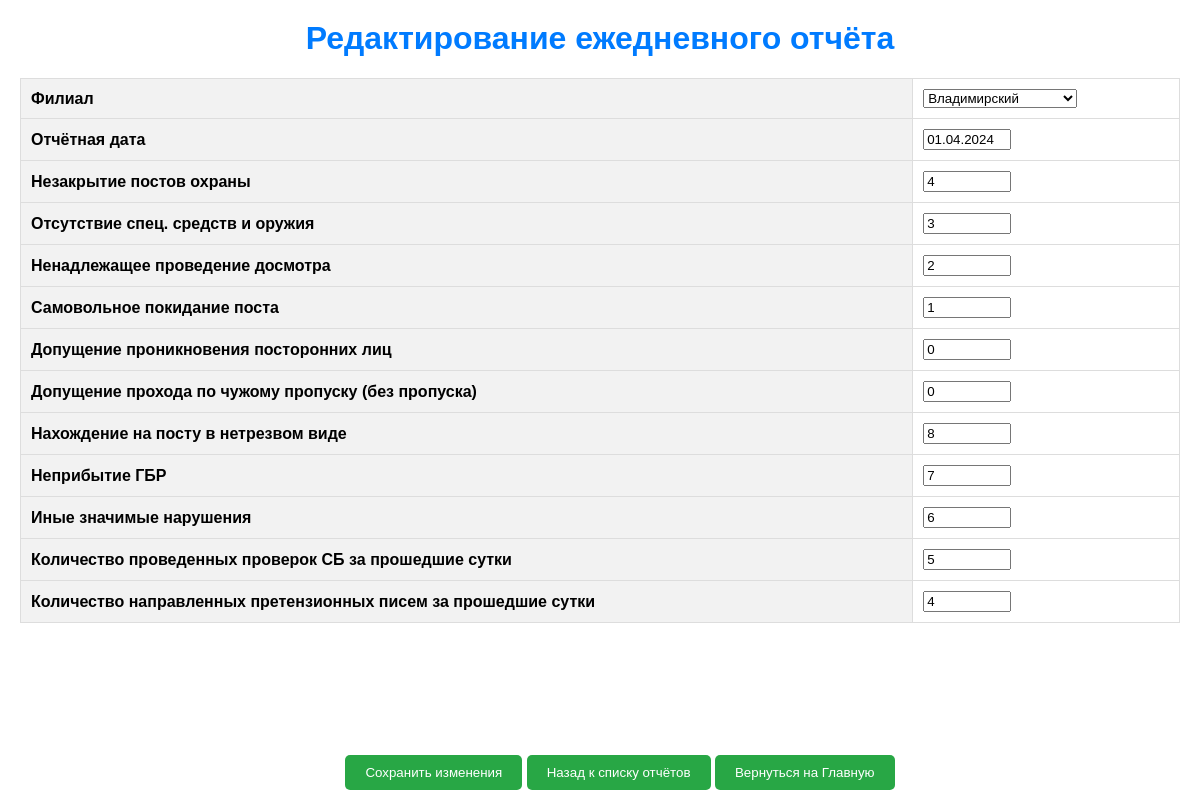
Page /daily/edit_daily_report/9 (signed in) on the committed database.
### daily/models.py (models this page shows, shortened)
class DailyReport(models.Model):
    created_at = models.DateTimeField('Время создания', auto_now_add=True, editable=False)  # Нередактируемое поле с временем создания
    report_date = models.DateField('Отчётная дата')
    author = models.ForeignKey(User, verbose_name='Автор', on_delete=models.CASCADE)
    department = models.ForeignKey(Department, verbose_name='Филиал', on_delete=models.CASCADE)
    field_1 = models.PositiveSmallIntegerField('Незакрытие постов охраны', default=0)
    field_2 = models.PositiveSmallIntegerField('Отсутствие спец. средств и оружия', default=0)
    field_3 = models.PositiveSmallIntegerField('Ненадлежащее проведение досмотра', default=0)
    field_4 = models.PositiveSmallIntegerField('Самовольное покидание поста', default=0)
    field_5 = models.PositiveSmallIntegerField('Допущение проникновения посторонних лиц', default=0)
    field_6 = models.PositiveSmallIntegerField('Допущение прохода по чужому пропуску (без пропуска)', default=0)
    field_7 = models.PositiveSmallIntegerField('Нахождение на посту в нетрезвом виде', default=0)
    field_8 = models.PositiveSmallIntegerField('Неприбытие ГБР', default=0)
    field_9 = models.PositiveSmallIntegerField('Иные значимые нарушения', default=0)
    field_10 = models.PositiveSmallIntegerField('Количество проведенных проверок СБ за прошедшие сутки', default=0)
    field_11 = models.PositiveSmallIntegerField('Количество направленных претензионных писем за прошедшие сутки', default=0)

### daily/views.py (the view)
# urls.py: path('edit_daily_report/<int:report_id>', edit_daily_report, name='edit_daily_report'),
@login_required
@check_user_department
def edit_daily_report(request, report_id):
    report = get_object_or_404(DailyReport, id=report_id)
    current_time = timezone.now()
    if current_time - report.created_at > timedelta(hours=1):
        return render(request, 'daily/error_edit_report.html')
    if request.method == 'POST':
        form = DailyReportForm(request.user, request.POST, instance=report)
        if form.is_valid():
            daily_report = form.save(commit=False)
            daily_report.author = request.user
            daily_report.save()
            return redirect(success_page)
    else:
        form = DailyReportForm(request.user, instance=report)
    return render(request, 'daily/edit_daily_report.html', {'form': form, 'report_id': report_id})

### daily/forms.py
class DailyReportForm(forms.ModelForm):
    def __init__(self, user, *args, **kwargs):
        super().__init__(*args, **kwargs)
        user_departments = UserDepartment.objects.filter(user=user)
        department_ids = user_departments.values_list('department__id', flat=True)
        self.fields['department'].queryset = Department.objects.filter(id__in=department_ids).order_by('name')
        self.fields['report_date'].initial = get_date_for_report()
    class Meta:
        model = DailyReport
        fields = ['department', 'report_date', 'field_1', 'field_2', 'field_3', 'field_4', 'field_5', 'field_6', 'field_7', 'field_8', 'field_9', 'field_10', 'field_11']

### daily/models.py (called while the page is built)
    def __str__(self):
        return self.name

### daily/templates/daily/edit_daily_report.html (shortened to what this page needs)
{% load static %}
<!DOCTYPE html>
<html lang="en">
<head>
    <link rel="stylesheet" type="text/css" href="{% static 'css/styles.css' %}">
</head>
<body>
    <h1>Редактирование ежедневного отчёта</h1>
    <form method="post" class="form-group" action="{% url 'edit_daily_report' report_id %}">
        <table class="form-table">
            <tr>
                <th>{{ form.department.label }} </th>
                <td>{{ form.department }} </td>
            </tr>
            <tr>
                <th>{{ form.report_date.label }} </th>
                <td>{{ form.report_date }} </td>
            </tr>
            <tr>
                <th>{{ form.field_1.label }} </th>
                <td>{{ form.field_1 }} </td>
            </tr>
            <tr>
                <th>{{ form.field_2.label }} </th>
                <td>{{ form.field_2 }} </td>
            </tr>
            <tr>
                <th>{{ form.field_3.label }} </th>
                <td>{{ form.field_3 }} </td>
            </tr>
            <tr>
                <th>{{ form.field_4.label }} </th>
                <td>{{ form.field_4 }} </td>
            </tr>
            <tr>
                <th>{{ form.field_5.label }} </th>
                <td>{{ form.field_5 }} </td>
            </tr>
            <tr>
                <th>{{ form.field_6.label }} </th>
                <td>{{ form.field_6 }} </td>
            </tr>
            <tr>
                <th>{{ form.field_7.label }} </th>
                <td>{{ form.field_7 }} </td>
            </tr>
            <tr>
                <th>{{ form.field_8.label }} </th>
                <td>{{ form.field_8 }} </td>
            </tr>
            <tr>
                <th>{{ form.field_9.label }} </th>
                <td>{{ form.field_9 }} </td>
            </tr>
            <tr>
                <th>{{ form.field_10.label }} </th>
                <td>{{ form.field_10 }} </td>
            </tr>
            <tr>
                <th>{{ form.field_11.label }} </th>
                <td>{{ form.field_11 }} </td>
            </tr>
        </table>
        <div class="actions">
            <button type="submit">Сохранить изменения</button>
            <a href="{% url 'daily_reports' %}" class="action-link">
                <button type="button">Назад к списку отчётов</button>
            </a>
            <a href="{% url 'dashboard' %}" class="action-link">
                <button type="button">Вернуться на Главную</button>
            </a>
        </div>
    </form>
</body>
</html>

### static/css/styles.css (style rules this page uses)
body { font-family: Arial, sans-serif; margin: 20px; }
h1 { color: #007bff; text-align: center; margin-top: 0; }
table { width: 100%; border-collapse: collapse; margin-top: 20px; }
th, td { padding: 10px; text-align: left; border: 1px solid #ddd; }
th { background-color: #f2f2f2; }
.actions { position: fixed; bottom: 10px; width: 100%; text-align: center; }
.actions button { background-color: #28a745; color: white; padding: 10px 20px; border: none; border-radius: 5px; cursor: pointer; transition: background-color 0.3s ease; }
.actions a { text-decoration: none; }
input[type="text"], input[type="password"], input[type="email"], input[type="number"], input[type="date"], textarea { width: 80px; }
.form-group button { background-color: #28a745; color: white; padding: 10px 20px; border: none; border-radius: 5px; cursor: pointer; transition: background-color 0.3s ease; }

### rows in the picture
DailyReport: department "Владимирский", report_date "01.04.2024", field_1 "4", field_2 "3", field_3 "2", field_4 "1", field_5 "0", field_6 "0", field_7 "8", field_8 "7", field_9 "6", field_10 "5", field_11 "4"
